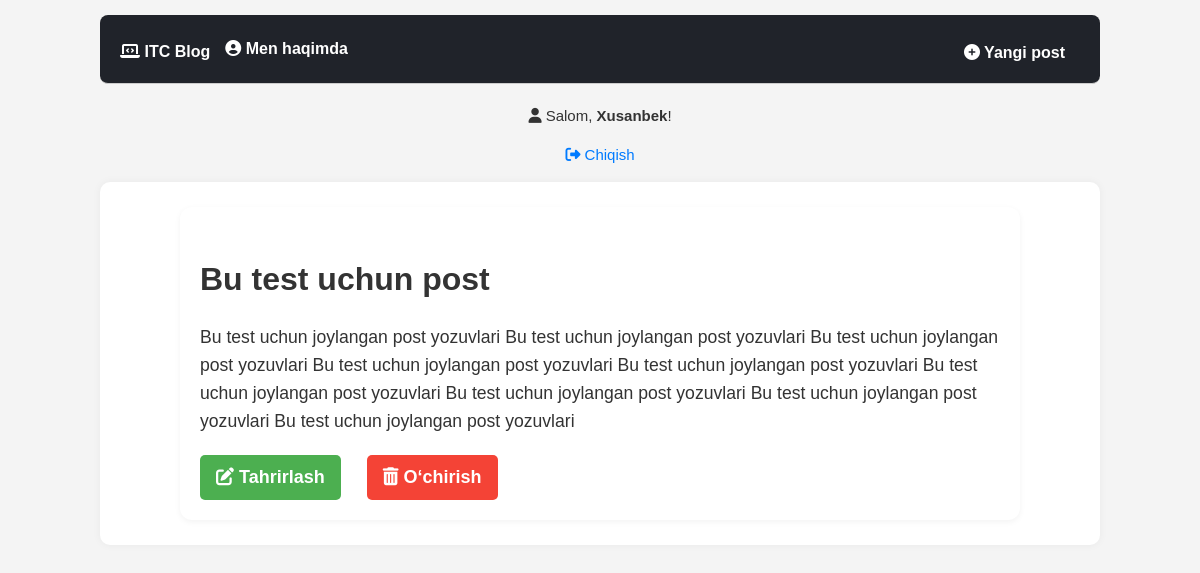
/post/10/ (signed in), run on the app's committed database.
### blog/models.py (models this page shows, shortened)
class Post(models.Model):
    title = models.CharField(max_length=200)
    author = models.ForeignKey(
        'auth.User',
        on_delete=models.CASCADE,
    )
    body = models.TextField()
    image = models.ImageField(upload_to='post_images/', null=True, blank=True)

### blog/views.py (the view)
# urls.py: path('post/<int:pk>/', BlogDetailView.as_view(), name='post_detail'),
class BlogDetailView(DetailView):
    model = Post
    template_name = 'post_detail.html'

### templates/post_detail.html (shortened to what this page needs)
{% extends 'base.html' %}
{% block content %}
<link rel="stylesheet" href="https://cdnjs.cloudflare.com/ajax/libs/font-awesome/6.5.0/css/all.min.css">
<article class="post-detail" style="max-width: 800px; margin: 0 auto; padding: 20px;">
  <h2 style="font-size: 2rem; margin-bottom: 10px;">{{ post.title }}</h2>
  <p class="post-body" style="font-size: 1.1rem; line-height: 1.6; color: #333;">
    {{ post.body }}
  </p>
  <div class="post-actions" style="margin-top: 20px;">
    <a href="{% url 'post_edit' post.pk %}" class="btn edit-btn" style="margin-right: 10px; padding: 8px 16px; background-color: #4CAF50; color: white; text-decoration: none; border-radius: 5px;">
      <i class="fas fa-edit"></i> Tahrirlash
    </a>
    <a href="{% url 'post_delete' post.pk %}" class="btn delete-btn" style="padding: 8px 16px; background-color: #f44336; color: white; text-decoration: none; border-radius: 5px;">
      <i class="fas fa-trash-alt"></i> O‘chirish
    </a>
  </div>
</article>
{% endblock content %}

### templates/base.html (shortened to what this page needs)
<!DOCTYPE html>
{% load static %}
<html lang="uz">
<head>
  <link rel="stylesheet" href="https://cdnjs.cloudflare.com/ajax/libs/font-awesome/6.5.0/css/all.min.css">
<link rel="stylesheet" href="{% static 'css/base.css' %}">
</head>
<body>
  <div class="container">
    <header class="site-header">
      <div class="nav-left">
        <h1><a href="{% url 'home' %}"><i class="fas fa-laptop-code"></i> ITC Blog</a></h1>
        <a href="{% url 'about' %}"><i class="fas fa-user-circle"></i> Men haqimda</a>
      </div>
      <div class="nav-right">
        <a href="{% url 'post_new' %}"><i class="fas fa-plus-circle"></i> Yangi post</a>
      </div>
    </header>
    <div class="auth-block">
      {% if user.is_authenticated %}
        <p><i class="fas fa-user"></i> Salom, <strong>{{ user.username }}</strong>!</p>
        <p><a href="{% url 'logout' %}"><i class="fas fa-sign-out-alt"></i> Chiqish</a></p>
      {% else %}
        <p>
          <a href="{% url 'login' %}"><i class="fas fa-sign-in-alt"></i> Kirish</a> |
          <a href="{% url 'signup' %}"><i class="fas fa-user-plus"></i> Ro‘yxatdan o‘tish</a>
        </p>
      {% endif %}
    </div>
    <main>
      {% block content %}
      {% endblock content %}
    </main>
  </div>
</body>
</html>

### static/css/base.css (style rules this page uses)
:root { --color-primary: #228B22; --color-accent: #007bff; --color-hover: #e60023; --text-color: #333; --border-color: #ccc; --font-family: 'Noto Sans JP', sans-serif; --bg-light: #f9f9f9; --card-radius: 12px; --shadow-light: 0 2px 6px rgba(0, 0, 0, 0.05); --shadow-hover: 0 6px 16px rgba(0, 0, 0, 0.1); }
body { font-family: var(--font-family); font-size: clamp(1rem, 1.5vw, 1.125rem); color: var(--text-color); background-color: var(--bg-light); margin: 0; padding: 0 1rem; line-height: 1.6; }
header { display: flex; flex-wrap: wrap; justify-content: space-between; align-items: center; padding: 1rem 0; background: #fff; border-bottom: 1px solid var(--border-color); }
header h1 a { color: var(--color-primary); text-decoration: none; transition: 0.3s; }
.nav-right { display: flex; flex-wrap: wrap; gap: 1rem; margin-top: 0.5rem; }
.post-detail { max-width: 700px; margin: 2rem auto; padding: 2rem; background: #fff; border-radius: var(--card-radius); box-shadow: var(--shadow-light); }
.post-actions { display: flex; flex-wrap: wrap; gap: 1rem; margin-top: 2rem; }
.btn { padding: 0.6rem 1.2rem; font-weight: bold; border-radius: 8px; color: #fff; text-decoration: none; transition: background-color 0.3s ease; }
.edit-btn { background-color: var(--color-accent); }
.delete-btn { background-color: var(--color-hover); }

### templates/base.html (style rules this page uses)
body { font-family: 'Noto Sans JP', sans-serif; background-color: #f4f4f4; margin: 0; padding: 0; }
.container { max-width: 1000px; margin: auto; padding: 15px; }
.site-header { display: flex; flex-wrap: wrap; justify-content: space-between; align-items: center; background-color: #20232a; color: white; padding: 15px 20px; border-radius: 8px; margin-bottom: 20px; }
.site-header h1 { margin: 0; font-size: 1.5rem; }
.nav-left, .nav-right { display: flex; align-items: center; flex-wrap: wrap; }
.nav-left a, .nav-right a { color: white; text-decoration: none; margin-right: 15px; font-weight: bold; font-size: 1rem; }
.auth-block { margin-bottom: 15px; font-size: 15px; text-align: center; }
.auth-block a { color: #007bff; text-decoration: none; }
main { background-color: white; padding: 25px; border-radius: 10px; box-shadow: 0 0 8px rgba(0,0,0,0.05); }

### data on the page
Post: title "Bu test uchun post", body "Bu test uchun joylangan post yozuvlari Bu test uchun joylangan post yozuvlari Bu test uchun joylangan post yozuvlari Bu test uchun joylangan post yozuvlari Bu test uchun joylangan post yozuvlari Bu test uchun joylangan post yozuvlari Bu test uchun joylangan post yozuvlari Bu test uchun joylangan post yozuvlari Bu test uchun joylangan post yozuvlari"

### other printed values
{{ user.username }} "Xusanbek"
